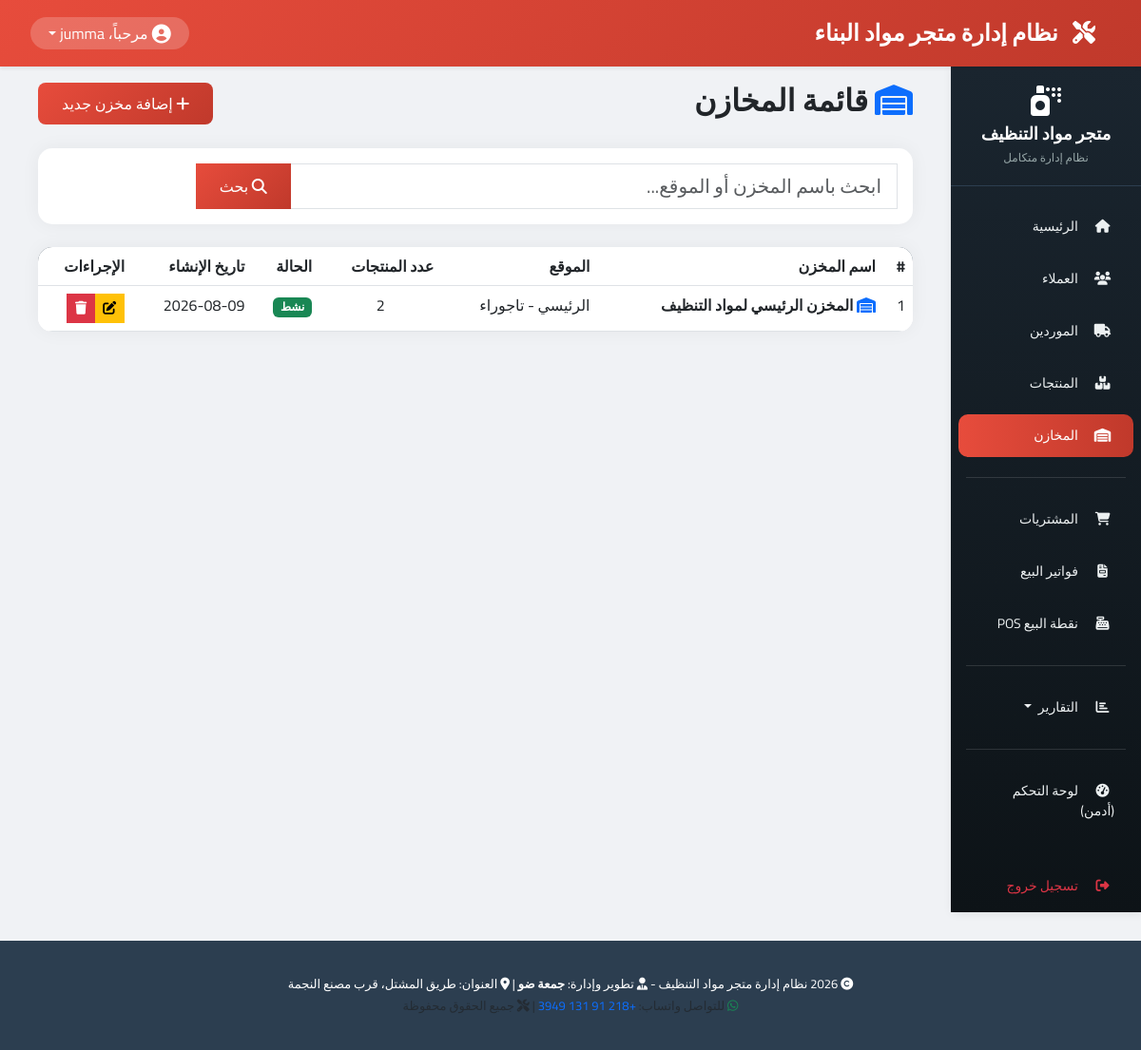
The page /warehouses/ (signed in) on the database its author committed.
### warehouses/models.py (models this page shows, shortened)
class Warehouse(models.Model):
    name = models.CharField(max_length=100, verbose_name="اسم المخزن")
    location = models.CharField(max_length=200, blank=True, null=True, verbose_name="الموقع")
    is_active = models.BooleanField(default=True, verbose_name="نشط")
    created_at = models.DateTimeField(auto_now_add=True, verbose_name="تاريخ الإنشاء")
    class Meta:
        verbose_name = "مخزن"
        verbose_name_plural = "المخازن"
        ordering = ['name']

### warehouses/views.py (the view)
# urls.py: path('', views.WarehouseListView.as_view(), name='warehouse_list'),
class WarehouseListView(LoginRequiredMixin, ListView):
    model = Warehouse
    template_name = 'warehouses/warehouse_list.html'
    context_object_name = 'warehouses'
    paginate_by = 10
    def get_queryset(self):
        try:
            queryset = super().get_queryset()
            search = self.request.GET.get('search', '').strip()
            if search:
                queryset = queryset.filter(
                    Q(name__icontains=search) |
                    Q(location__icontains=search)
                )
            return queryset.order_by('id')
        except Exception as e:
            messages.error(self.request, "حدث خطأ أثناء جلب أو بحث المخازن.")
            return Warehouse.objects.none()
    def get_context_data(self, **kwargs):
        context = super().get_context_data(**kwargs)
        try:
            context['search'] = self.request.GET.get('search', '')
        except Exception:
            context['search'] = ''
        return context

### warehouses/templates/warehouses/warehouse_list.html (shortened to what this page needs)
{% extends 'base.html' %}
{% load static %}
{% block content %}
<div class="container-fluid">
    <div class="row">
        <div class="col-12">
            <div class="d-flex justify-content-between align-items-center mb-4">
                <h2>
                    <i class="fas fa-warehouse text-primary"></i>
                    قائمة المخازن
                </h2>
                <a href="{% url 'warehouses:warehouse_add' %}" class="btn btn-primary-custom">
                    <i class="fas fa-plus"></i>
                    إضافة مخزن جديد
                </a>
            </div>
            <div class="card card-custom mb-4">
                <div class="card-body">
                    <form method="GET" class="row g-3">
                        <div class="col-md-10">
                            <div class="input-group">
                                <input type="text"
                                       name="search"
                                       class="form-control form-control-lg"
                                       placeholder="ابحث باسم المخزن أو الموقع..."
                                       value="{{ search }}">
                                <button class="btn btn-primary-custom" type="submit">
                                    <i class="fas fa-search"></i> بحث
                                </button>
                            </div>
                        </div>
                        <div class="col-md-2">
                        </div>
                    </form>
                </div>
            </div>
            <div class="card card-custom">
                <div class="card-body p-0">
                    <div class="table-responsive">
                        <table class="table table-custom table-hover mb-0">
                            <thead>
                                <tr>
                                    <th>#</th>
                                    <th>اسم المخزن</th>
                                    <th>الموقع</th>
                                    <th>عدد المنتجات</th>
                                    <th>الحالة</th>
                                    <th>تاريخ الإنشاء</th>
                                    <th>الإجراءات</th>
                                </tr>
                            </thead>
                            <tbody>
                                {% if warehouses %}
                                    {% for warehouse in warehouses %}
                                    <tr>
                                        <td>{{ forloop.counter }}</td>
                                        <td class="fw-bold">
                                            <i class="fas fa-warehouse text-primary"></i>
                                            {{ warehouse.name }}
                                        </td>
                                        <td>{{ warehouse.location|default:"—" }}</td>
                                        <td class="text-center">{{ warehouse.products.count }}</td>
                                        <td>
                                            {% if warehouse.is_active %}
                                                <span class="badge bg-success">نشط</span>
                                            {% else %}
                                                <span class="badge bg-secondary">غير نشط</span>
                                            {% endif %}
                                        </td>
                                        <td>{{ warehouse.created_at|date:"Y-m-d" }}</td>
                                        <td>
                                            <div class="btn-group" role="group">
                                                <a href="{% url 'warehouses:warehouse_edit' warehouse.pk %}"
                                                   class="btn btn-sm btn-warning" title="تعديل">
                                                    <i class="fas fa-edit"></i>
                                                </a>
                                                <a href="{% url 'warehouses:warehouse_delete' warehouse.pk %}"
                                                   class="btn btn-sm btn-danger" title="حذف">
                                                    <i class="fas fa-trash"></i>
                                                </a>
                                            </div>
                                        </td>
                                    </tr>
                                    {% endfor %}
                                {% endif %}
                            </tbody>
                        </table>
                    </div>
                </div>
            </div>
        </div>
    </div>
</div>
{% endblock %}

### templates/includes/navbar.html (shortened to what this page needs)
{% load static %}
<nav class="navbar navbar-expand-lg navbar-top shadow-sm">
    <div class="container-fluid">
        <a class="navbar-brand fw-bold" href="{% url 'home' %}">
            <i class="fas fa-tools"></i> نظام إدارة متجر مواد البناء
        </a>
        <div class="d-flex align-items-center">
            <div class="dropdown">
                <a href="#" class="dropdown-toggle text-decoration-none user-dropdown d-flex align-items-center" data-bs-toggle="dropdown" aria-expanded="false">
                    <i class="fas fa-user-circle fa-lg me-1"></i>
                    <span class="d-none d-md-inline">مرحباً، {{ request.user.first_name|default:request.user.username }}</span>
                </a>
            </div>
        </div>
    </div>
</nav>

### static/css/style.css (style rules this page uses)
* { margin: 0; padding: 0; box-sizing: border-box; }
body { background-color: #f0f2f5; font-family: 'Cairo', 'Tahoma', 'Segoe UI', system-ui; }
.navbar-top { background: linear-gradient(135deg, #e74c3c 0%, #c0392b 100%); box-shadow: 0 2px 10px rgba(0,0,0,0.1); padding: 12px 20px; }
.navbar-top .navbar-brand { color: white; font-weight: bold; font-size: 1.5rem; }
.navbar-top .navbar-brand i { margin-left: 10px; }
.user-dropdown { background: rgba(255,255,255,0.2); border-radius: 30px; padding: 5px 15px; color: white; }
.card-custom { background: white; border-radius: 15px; border: none; box-shadow: 0 0 20px rgba(0,0,0,0.05); transition: transform 0.3s ease, box-shadow 0.3s ease; }
.btn-primary-custom { background: linear-gradient(135deg, #e74c3c 0%, #c0392b 100%); border: none; color: white; padding: 10px 25px; border-radius: 8px; transition: all 0.3s ease; }
.table-custom { background: white; border-radius: 15px; overflow: hidden; }
.table-custom thead { background: linear-gradient(135deg, #2c3e50 0%, #34495e 100%); color: white; }

### templates/base.html (style rules this page uses)
body, h1, h2, h3, h4, h5, h6, .btn, .nav-link, .form-control, .table, td, th { font-family: 'Cairo', sans-serif !important; }
body { font-weight: 400; }
h1, h2, h3, h4, h5, h6 { font-weight: 700 !important; }

### rows shown on the page
Warehouse: name "المخزن الرئيسي لمواد التنظيف", location "الرئيسي - تاجوراء", products.count "2", is_active "نشط", created_at "2026-08-09"

### other values the page prints
{{ request.user.first_name|default:request.user.username }} "jumma"
